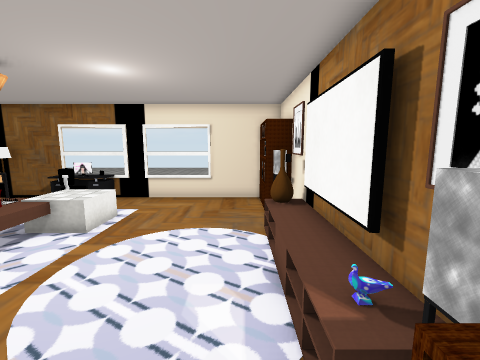
view 1 (above)

12 first-person views from a walk through a Unity game level. The camera is 1.4 m above the floor, tilts 8° down and sees 90° across. The floor is counted in squares, 0.5 m on a side. Each view is taken from the middle of a square. On the plan, view 1 faces up. The plan holds only what a view shows up to about 18 squares ahead; the rest is blank. The place goes on beyond the plan. The player character is not drawn. Some surface patterns are stand-ins.

view 2
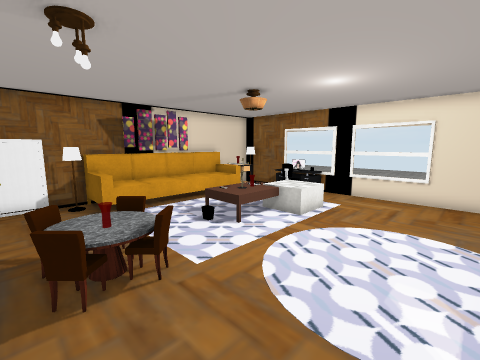

view 3
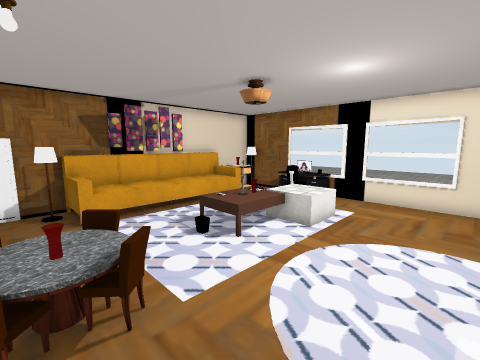

view 4
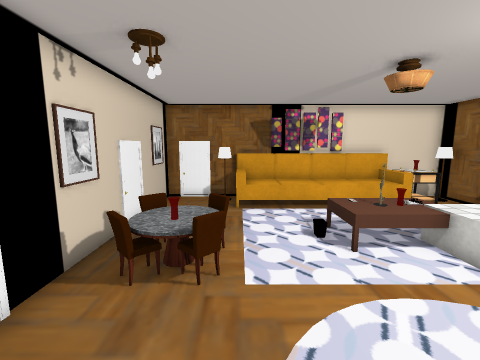

view 5
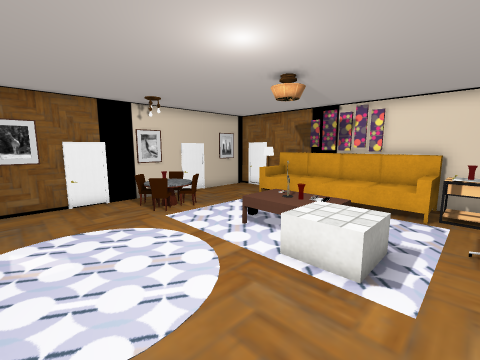

view 6
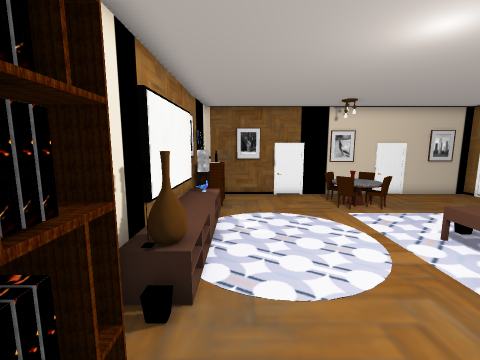

view 7
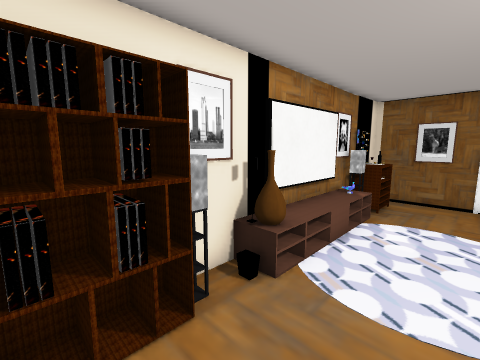

view 8
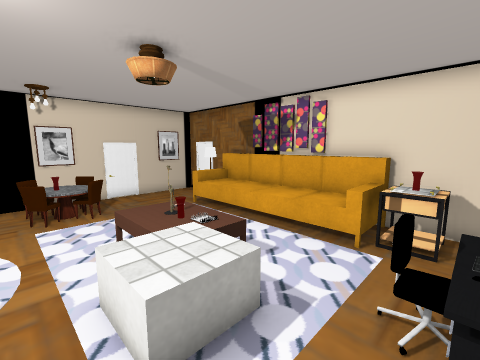

view 9
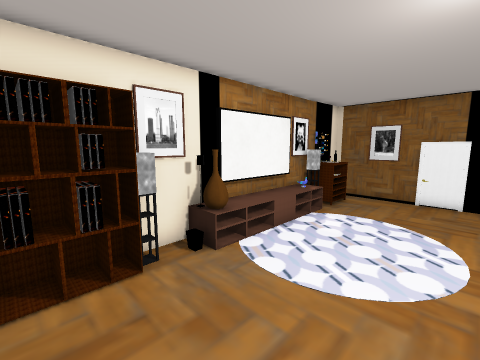

view 10
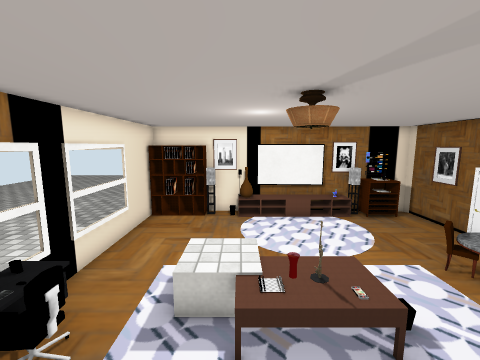

view 11
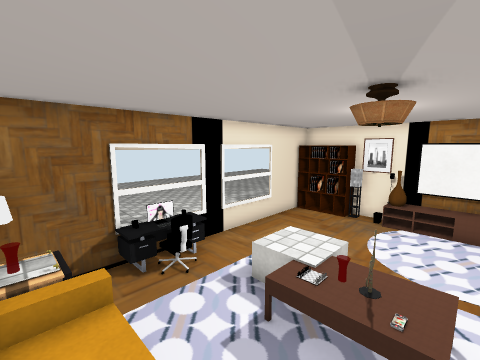

view 12
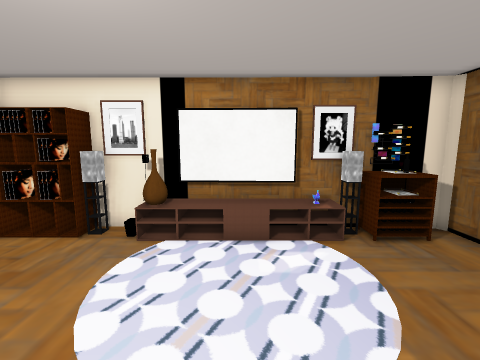

### Floor plan
Key: @ floor where view 1 was taken; # wall or solid block; x gap in a wall; . main floor; : floor 0.5 m higher than the main floor; / step, stairs or slope; = window, fence, low wall or low ledge; ^ raised ledge; v drop or lower ground; P pole; T table; A vase; M mirror; I painting; C chair; O other object.
Columns run from 13 left of view 1 to 2 right of it. Each row starts with its distance up from view 1.
 13 #######xx...####
 12 PP.OOOO.......##
 11 T M..O........##
 10 #.T...........##
  9 =:/...O .......#
  8 =:/..OO ......A#
  7 =:/..O##......O#
  6 I:/..OO#......O#
  5 =:/...........O#
  4 =:/...........O#
  3 =:/...........O#
  2 vvv....CC.....##
  1 PP....C^ =....=#
  0 #.....C^ C...@O#
 -1 #......CC.....=#
 -2 ################

Positions as (right, up) in squares from view 1, and headings:
1: (0, 0), facing up
2: (0, -1), facing up-left
3: (-1, 0), facing up-left
4: (0, 2), facing left
5: (0, 11), facing down-left
6: (0, 12), facing down
7: (-2, 12), facing down-right
8: (-4, 12), facing down-left
9: (-4, 12), facing down-right
10: (-12, 8), facing right
11: (-12, 5), facing up-right
12: (-6, 5), facing right
